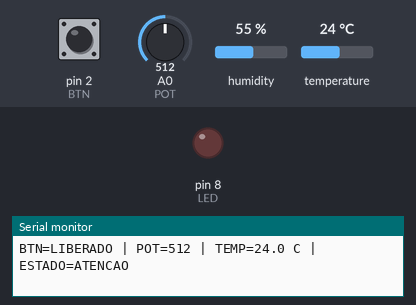
Simulated run of this sketch. Board: Arduino Uno, built with avr-gcc and run on an emulated ATmega328P. Shown: output pins drawn as LEDs (lit = HIGH), the last lines printed to the serial monitor. Inputs (shaded band) come from the test bench; at power-on: pin 2 (BTN) HIGH, temperature 24 °C, A0 (POT) = 512, humidity 55 %.

Above: at 1.8 s.
1.9 s: pin 2 (BTN) pulled LOW for 1.2 s
At 3.3 s:
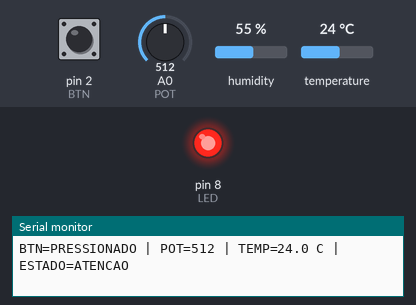
5.5 s: temperature set to 39.4 °C
7.0 s: temperature set to 40.5 °C
10.5 s: pin 2 (BTN) pulled LOW for 1.2 s
At 12.9 s:
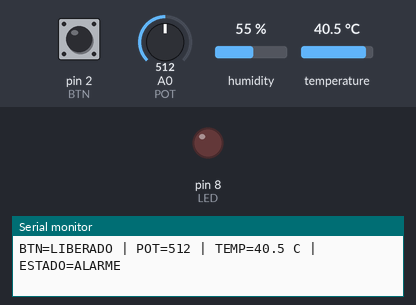
13.2 s: pin 2 (BTN) pulled LOW for 3.2 s
At 15.3 s:
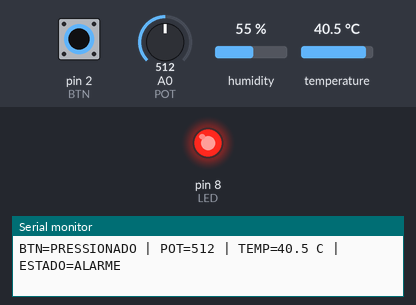
Timing chart, 0 to 18.6 s (numbered marks = the images above; inputs shaded):
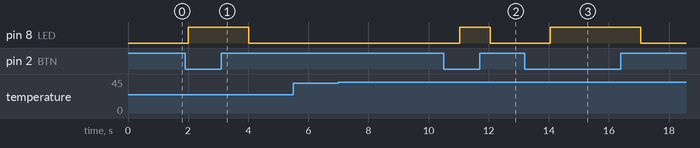

Measured:
- after the input at 1.9 s, pin 8 (LED): LOW → HIGH after 0.11 s, → LOW 2.0 s later
- after the input at 10.5 s, pin 8 (LED): LOW → HIGH after 0.54 s, → LOW 1.0 s later
- after the input at 13.2 s, pin 8 (LED): LOW → HIGH after 0.85 s, → LOW 3.0 s later

The sketch:

sketch.ino
```cpp
#include <DHT.h>

const int BTN = 2;
const int LED = 8;
const int POT = A0;
#define DHTPIN 4
#define DHTTYPE DHT22

DHT dht(DHTPIN, DHTTYPE);

// Latch do alarme térmico (histerese): liga quando t >= 40,0 °C e só desliga
// quando t <= 37,0 °C. Sobrevive às repetições do loop(). O potenciômetro não
// arma nem mantém o latch; durante leitura inválida o latch não é atualizado.
bool alarmeTermico = false;

// Etapa 8: a classificação recebe as medidas e devolve o estado.
// Prioridade: falha > alarme (pot >= 750 OU latch térmico) >
// atenção (t >= 30 OU pot >= 400) > normal.
const char* classificar(int bruto, float t, bool temperaturaValida) {
  if (!temperaturaValida) {
    return "FALHA DE SENSOR";  // latch conserva o valor que tinha
  }
  if (t >= 40.0) {
    alarmeTermico = true;
  } else if (t <= 37.0) {
    alarmeTermico = false;
  }
  if (alarmeTermico || bruto >= 750) {
    return "ALARME";
  }
  if (t >= 30.0 || bruto >= 400) {
    return "ATENCAO";
  }
  return "NORMAL";
}

void setup() {
  pinMode(BTN, INPUT_PULLUP);
  pinMode(LED, OUTPUT);
  Serial.begin(9600);
  dht.begin();
}

void loop() {
  bool detectado = digitalRead(BTN) == LOW;
  digitalWrite(LED, detectado ? HIGH : LOW);

  int bruto = analogRead(POT);
  float t = dht.readTemperature();
  bool temperaturaValida = !isnan(t);

  Serial.print("BTN=");
  Serial.print(detectado ? "PRESSIONADO" : "LIBERADO");
  Serial.print(" | POT=");
  Serial.print(bruto);
  Serial.print(" | TEMP=");

  if (temperaturaValida) {
    Serial.print(t, 1);
    Serial.print(" C");
  } else {
    Serial.print("INVALIDA");
  }

  Serial.print(" | ESTADO=");
  Serial.println(classificar(bruto, t, temperaturaValida));

  delay(1000);
}
```
